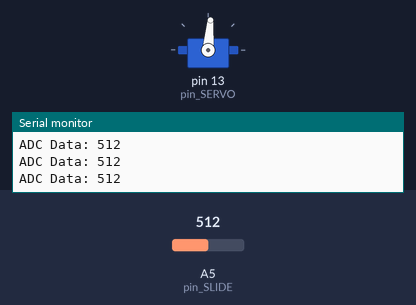
Bench run of a sketch on a simulated Arduino Uno, built with avr-gcc and run on an emulated ATmega328P. Shown: servo, the last lines printed to the serial monitor. The test bench sets the inputs (shaded band); at power-on: A5 (pin_SLIDE) = 512.

Above: at 1.3 s.
1.4 s: A5 (pin_SLIDE) set to 716
At 2.3 s:
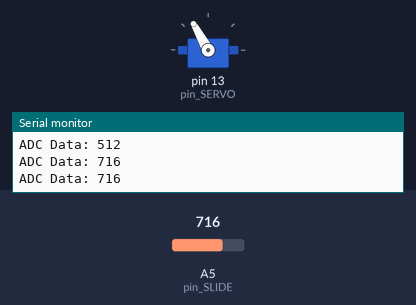
3.0 s: A5 (pin_SLIDE) set to 900
At 3.5 s:
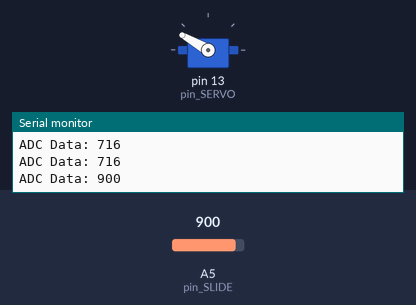
4.5 s: A5 (pin_SLIDE) set to 1023
At 5.7 s:
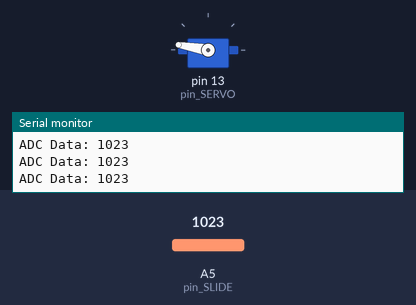
6.0 s: A5 (pin_SLIDE) set to 306
At 7.0 s:
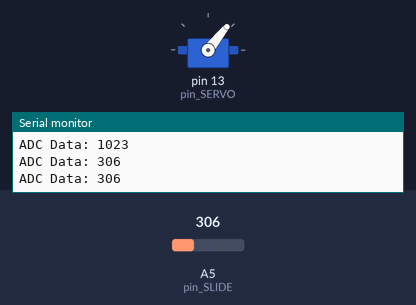
7.5 s: A5 (pin_SLIDE) set to 122
At 8.2 s:
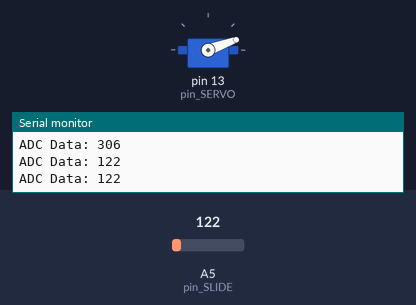
9.0 s: A5 (pin_SLIDE) set to 511
At 9.4 s:
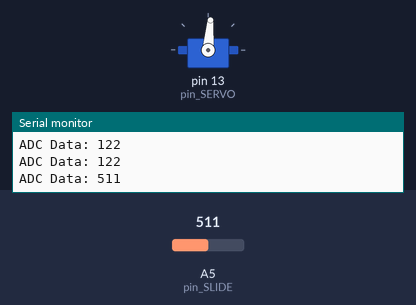
Timing chart, 0 to 11.5 s (numbered marks = the images above; inputs shaded):
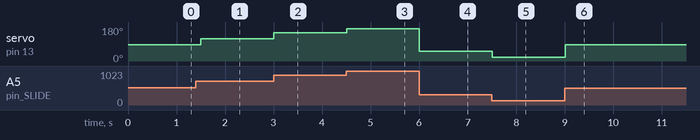

The sketch:

9week-Misson1.ino
```cpp
#include <Servo.h>
int pin_SERVO = 13;
Servo SERVO;
int pin_SLIDE = A5;
void setup() {
  // put your setup code here, to run once:
  Serial.begin(115200);
  pinMode(pin_SLIDE, INPUT);
  SERVO.attach(pin_SERVO);
}

void loop() {
  // put your main code here, to run repeatedly:
  uint16_t ADC_data = 0;
  ADC_data = analogRead(pin_SLIDE);
  SERVO.write(ADC_data / 6);
  Serial.print("ADC Data: ");
  Serial.println(ADC_data);

  delay(500);
}
```

Measured:
- after the input at 1.4 s, servo on pin 13 (pin_SERVO): 85° → 119° after 0.10 s
- after the input at 3.0 s, servo on pin 13 (pin_SERVO): 119° → 150° at once
- after the input at 4.5 s, servo on pin 13 (pin_SERVO): 150° → 170° at once
- after the input at 6.0 s, servo on pin 13 (pin_SERVO): 170° → 51° at once
- after the input at 7.5 s, servo on pin 13 (pin_SERVO): 51° → 20° at once
- after the input at 9.0 s, servo on pin 13 (pin_SERVO): 20° → 85° at once
